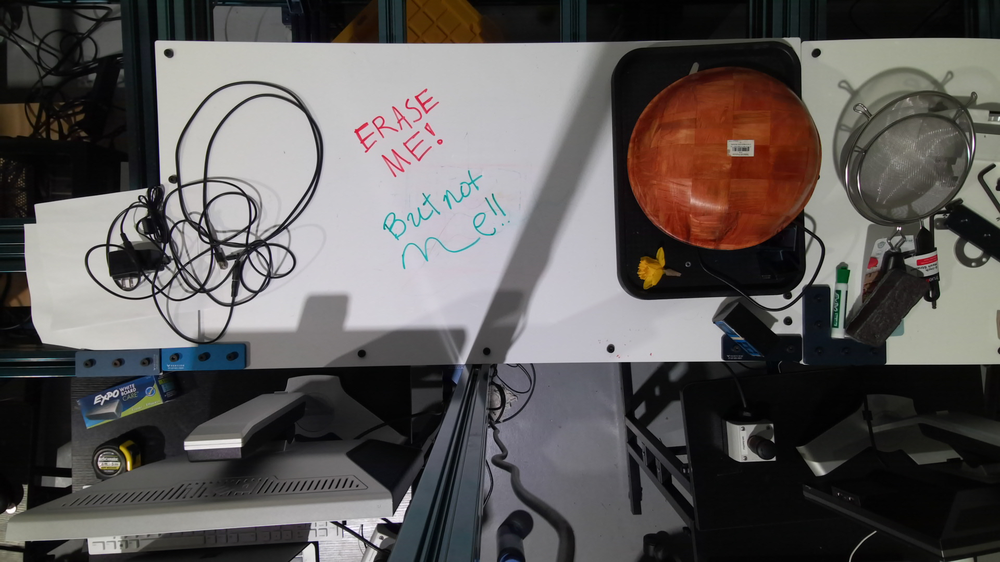
#> input picture example.png, 1000 x 562 px, shrunk from 1920 x 1080 before the run
$ python segmentation.py
#> lines starting #> are read from the running program, lines starting #| are printed output that depends on the picture
import cv2
import numpy as np
from matplotlib import pyplot as plt

if __name__ == "__main__":

    # TODO: Get figure from the arm camera (calibrate get image)

    # Get the color image from the capture
    # ret, color_image = capture.get_color_image()
    fig, axs = plt.subplots(2,2)
    ax1, ax2, ax3, ax4 = axs.flatten()

    color_image = cv2.imread("example.png") # TODO: This is where we want the camera input
#> color_image is the input picture: shape (562, 1000, 3); mean B, G, R 88.3, 89.5, 93.2

    # Convert to HSV
    hsv_image = cv2.cvtColor(color_image, cv2.COLOR_BGR2HSV)
#> hsv_image: shape (562, 1000, 3); mean H, S, V 65.1, 36.6, 96.2

    refined_image = hsv_image.copy()

    # TODO: Change based on color. Ask Will
    HUE_MIN = 170
    refined_image[refined_image[:,:,0] < 170] = [0,0,0]
#> refined_image: shape (562, 1000, 3); mean H, S, V 3, 0.7, 2.2

    SAT_THRESHOLD = 100
    refined_image[refined_image[:,:,1] < 80] = [0,0,0]
#> refined_image: shape (562, 1000, 3); mean H, S, V 0.6, 0.5, 0.5

    VAL_MIN = 180
    refined_image[refined_image[:,:,2] < 180] = [0,0,0]
#> refined_image: shape (562, 1000, 3); mean H, S, V 0.3, 0.2, 0.3

    # Dilate a bit to exagerate result
    kernel = np.ones((5, 5), np.uint8)
    refined_image = cv2.dilate(refined_image, kernel, iterations=1)
#> refined_image: shape (562, 1000, 3); mean H, S, V 1.1, 1, 1.4

    # Show it
    ax1.set_title("Original image")
    ax1.imshow(color_image)
    ax3.set_title("Segmented image")
    ax3.imshow(refined_image)
    ax2.set_title("Saturation")
    ax2.imshow(hsv_image[:,:,1])
    ax4.set_title("Value")
    ax4.imshow(hsv_image[:,:,2])
    plt.show()
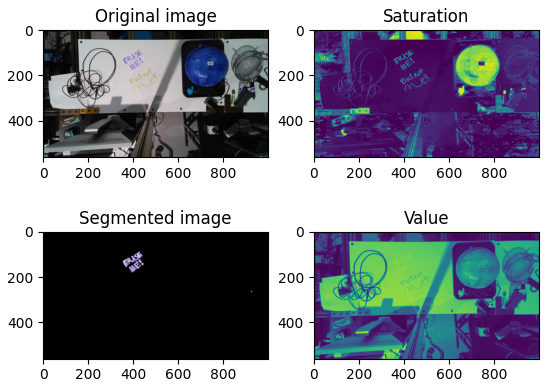
#> figure drawn by matplotlib, 4 panels; B, G, R data is drawn as R, G, B
